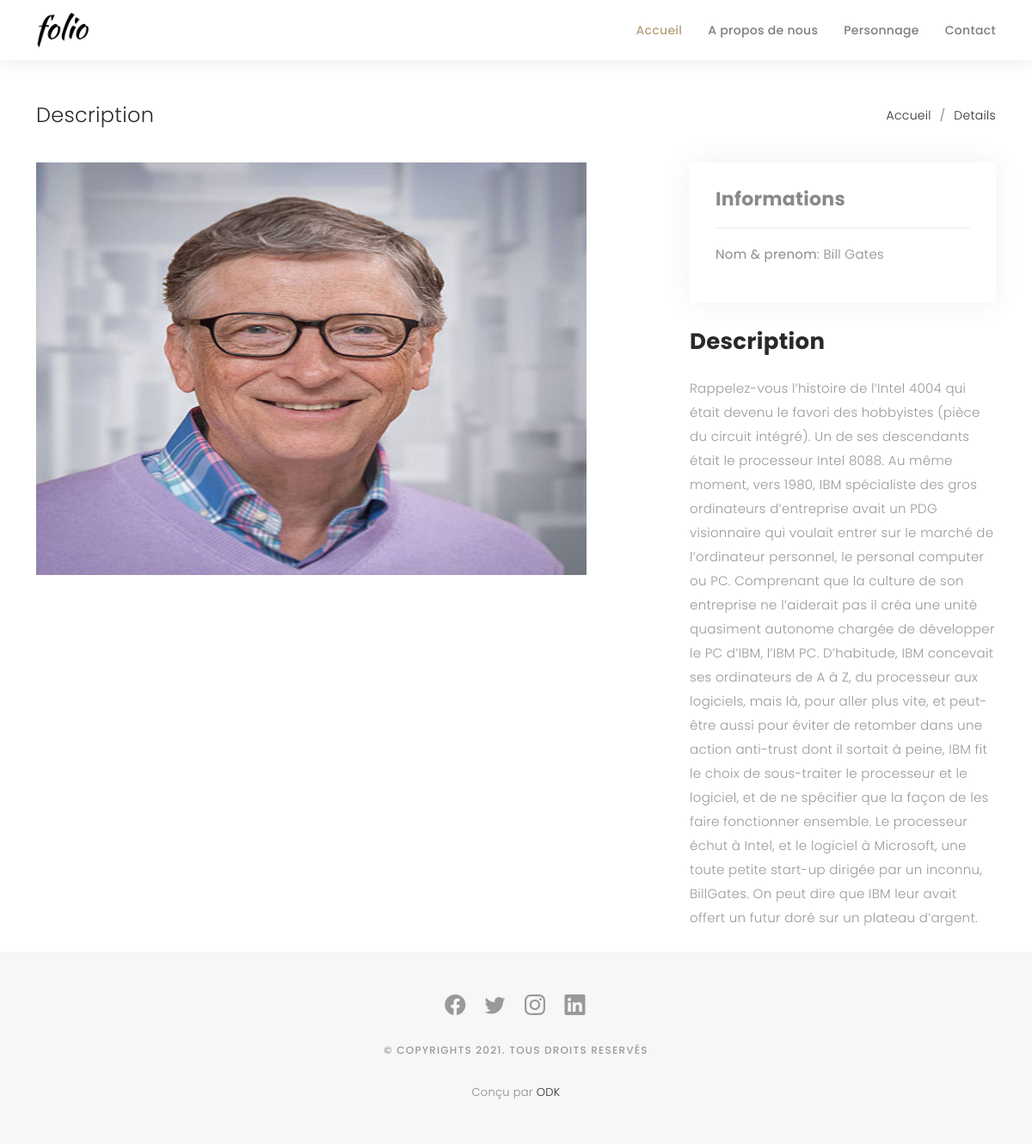
Screenshot of /Projetbootstrap/details.php?id=1 with the database file from the repository.
### tables this page shows
CREATE TABLE `personnage` (
  `id` int(11) NOT NULL,
  `nom_complet` varchar(255) NOT NULL,
  `nom_image` varchar(255) NOT NULL,
  `historique` text NOT NULL
);

### htdocs/Projetbootstrap/DaoPersonnage.php (called while the page is built, shortened)
<?php
require("Personnage.php");
class DaoPersonnage
{
private $_db;
public function setDb(PDO $db)
{
$this->_db = $db;
}
	    public function afficher_Personnage_id($id)
{
             $req = array();
	    	$requete = " SELECT* FROM personnage where id=".$id;
	    	$list = $this->_db->query($requete);
	    	while ($donnee = $list->fetch(PDO::FETCH_ASSOC)) {
	    $obj = new Personnage ($donnee);
	    	$req[] =  $obj;
	    	}
	    	return $req;
}
	}
?>

### htdocs/Projetbootstrap/Personnage.php (called while the page is built, shortened)
<?php
class Personnage{
	private $nom_complet;
	private $nom_image;
	private $historique;
	public function hydrate(array $donnees){
		foreach ($donnees as $key => $value) {
			$method = 'set'.ucfirst($key);
		}
	}
			function getNom_complet() { return $this->nom_complet; }
			function getNom_image() { return $this->nom_image; }
			function getHistorique() {return $this ->historique; }
						function setNom_complet($nom) {$this->nom_complet=$nom; }
						function setNom_image($image) {$this->nom_image=$image; }
						function setHistorique ($historique) {$this->historique=$historique;}
}
?>

### htdocs/Projetbootstrap/details.php (the view, shortened to what this page needs)
<?php
require("connexion.php");
$id_recup=$_GET['id'];
?>
<!DOCTYPE html>
<html lang="en">
<head>
  <link href="assets/vendor/bootstrap/css/bootstrap.min.css" rel="stylesheet">
  <link href="assets/vendor/bootstrap-icons/bootstrap-icons.css" rel="stylesheet">
  <link href="assets/vendor/boxicons/css/boxicons.min.css" rel="stylesheet">
  <link href="assets/vendor/glightbox/css/glightbox.min.css" rel="stylesheet">
  <link href="assets/vendor/swiper/swiper-bundle.min.css" rel="stylesheet">
  <link href="assets/css/style.css" rel="stylesheet">
</head>
<body>
  <header id="header" class="fixed-top header-inner-pages">
    <div class="container d-flex align-items-center justify-content-between">
      <a href="index.html" class="logo"><img src="assets/img/logo.png" alt="" class="img-fluid"></a>
      <nav id="navbar" class="navbar">
      <ul>
          <li><a class="nav-link scrollto active" href="index.php#hero">Accueil</a></li>
          <li><a class="nav-link scrollto" href="index.php#about">A propos de nous</a></li>
          <li><a class="nav-link  scrollto" href="index.php#portfolio">Personnage</a></li>
          <li><a class="nav-link scrollto" href="index.php#contact">Contact</a></li>
        </ul>
      </nav>
    </div>
  </header>
  <main id="main">
    <section class="breadcrumbs">
      <div class="container">
        <div class="d-flex justify-content-between align-items-center">
          <h2>Description</h2>
          <ol>
            <li><a href="index.html">Accueil</a></li>
            <li><a href="portfolio.html">Details</a></li>
          </ol>
        </div>
      </div>
    </section>
  <?php
  $PDao=new DaoPersonnage($db);
  $liste=$PDao->afficher_Personnage_id($id_recup);
  foreach($liste as $liste){
  ?>
    <section id="portfolio-details" class="portfolio-details">
      <div class="container">
        <div class="row gy-4">
          <div class="col-lg-8">
            <div class="portfolio-details-slider swiper">
              <div class="swiper-wrapper align-items-center">
                <div class="">
                  <img src="assets/img/personnage/<?php echo $liste->getNom_image(); ?>" alt="">
                </div>
              </div>
            </div>
          </div>
          <div class="col-lg-4">
            <div class="portfolio-info">
              <h3>Informations</h3>
              <ul>
                <li><strong>Nom & prenom</strong>: <?php echo $liste->getNom_complet();?></li>
              </ul>
            </div>
            <div class="portfolio-description">
              <h2>Description</h2>
              <p>
              <?php echo $liste->getHistorique();?>
              </p>
            </div>
          </div>
        </div>
      </div>
    </section>
<?php  } ?>
  </main>
 <div id="footer" class="text-center">
    <div class="container">
      <div class="socials-media text-center">
        <ul class="list-unstyled">
          <li><a href="#"><i class="bi bi-facebook"></i></a></li>
          <li><a href="#"><i class="bi bi-twitter"></i></a></li>
          <li><a href="#"><i class="bi bi-instagram"></i></a></li>
          <li><a href="#"><i class="bi bi-linkedin"></i></a></li>
        </ul>
      </div>
      <p>&copy; Copyrights 2021. Tous droits reservés</p>
      <div class="credits">
        Conçu par <a href="https://bootstrapmade.com/">ODK</a>
      </div>
    </div>
  </div>
</body>
</html>

### rows the page displays
personnage: nom_image (picture), nom_complet "Bill Gates", historique "Rappelez-vous l’histoire de l’Intel 4004 qui était devenu le favori des hobbyistes (pièce du circuit intégré). Un de ses descendants était le processeur Intel 8088. Au même moment, vers 1980, IBM spécialiste des gros ordinateurs d’entreprise avait un PDG visionnaire qui voulait entrer sur le marché de l’ordinateur personnel, le personal computer ou PC. Comprenant que la culture de son entreprise ne l’aiderait pas il créa une unité quasiment autonome chargée de développer le PC d’IBM, l’IBM PC. D’habitude, IBM concevait ses ordinateurs de A à Z, du processeur aux logiciels, mais là, pour aller plus vite, et peut-être aussi pour éviter de retomber dans une action anti-trust dont il sortait à…"
